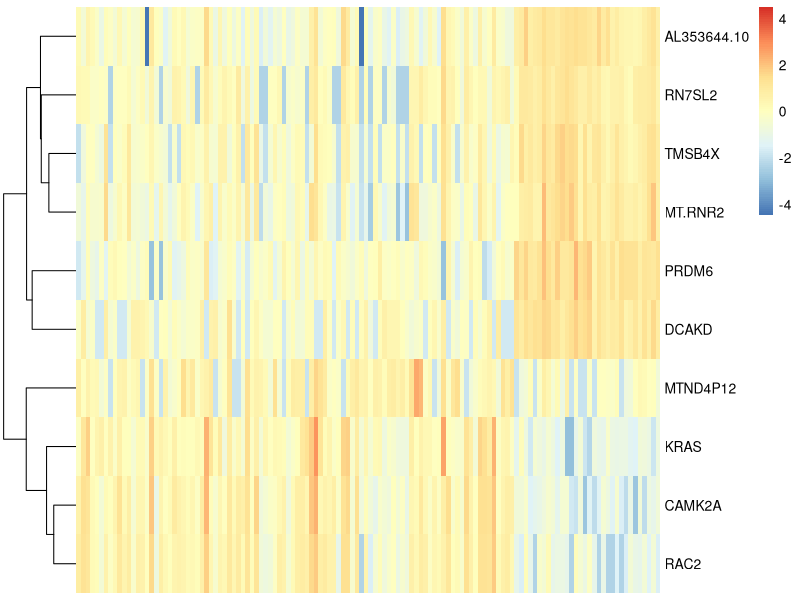
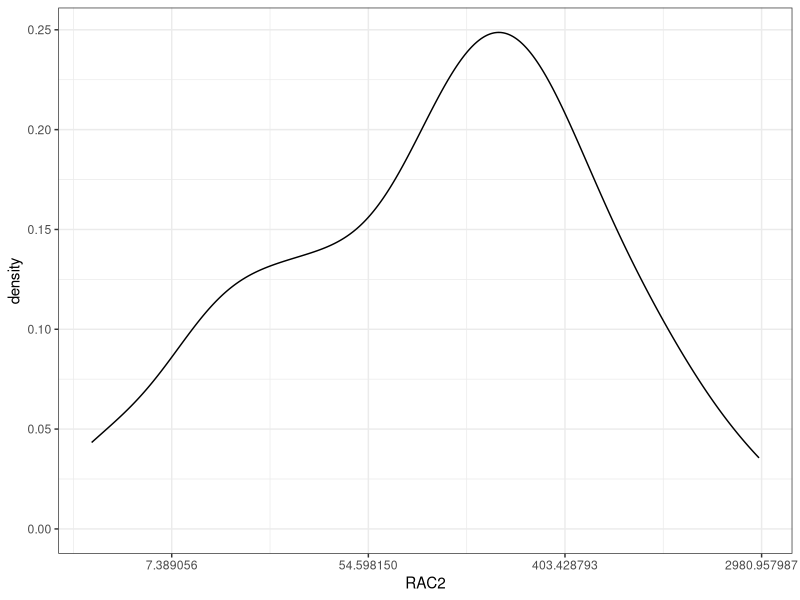
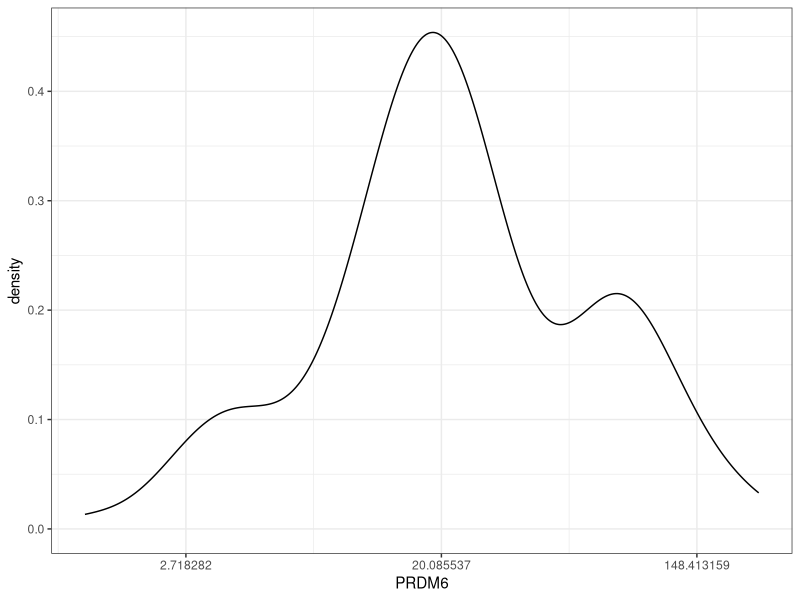

Source code (R) for these figures, in order:
##  Import libraries
library(ggplot2)
library(dplyr)
library(pheatmap)
library(psych)

## Import dataset
all_data <- read.csv("../Processed data.csv", header = T, stringsAsFactors = F)

all_data %>%
  filter(Type == 'Normal') %>%
  select(-Type, -Sample.name, -Age, -Gender) %>%
  colMeans()


pheatmap(t(log(all_data[,1:10] + 1)),
         scale = "row",
         cluster_cols = F)

corr.test(all_data[,1:10], method = "pearson")

##  Summary on genes
p1 <- ggplot(data = all_data, aes(x = RAC2)) +
  geom_density() +
  scale_x_continuous(trans = "log") +
  theme_bw()
p1

p2 <- ggplot(data = all_data, aes(x = PRDM6)) +
  geom_density() +
  scale_x_continuous(trans = "log") +
  theme_bw()
p2


